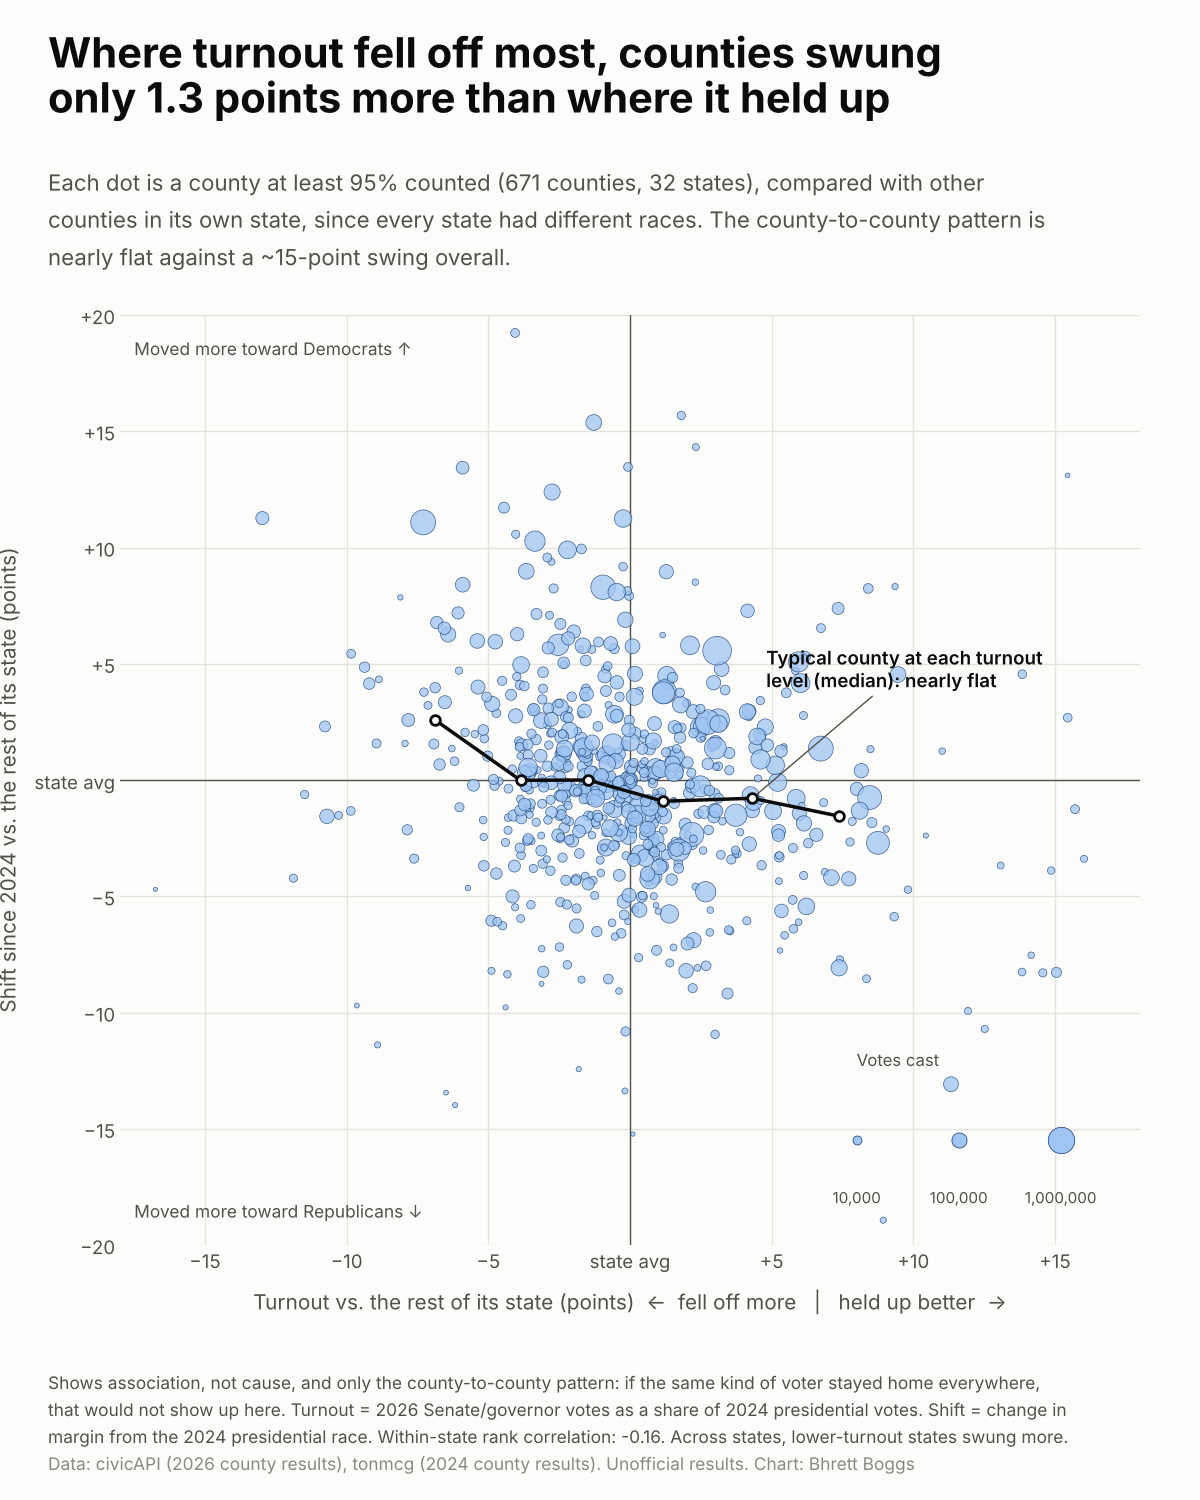

Generate this figure with Python:
"""Did turnout drive the 2026 shift? County turnout (vs 2024) against how far each county moved.

Reads  data/clean/county_map_2026.csv
Writes viz/turnout_vs_shift/turnout_vs_shift.png

x = 2026 Senate/governor votes as a share of the county's 2024 presidential votes ("turnout held up")
y = change in margin from 2024 president to 2026 Senate/governor (+ = toward Democrats)
Only counties at least 95% counted, so partial counts don't fake a turnout drop.
This shows association, not cause.
"""
import sys
from pathlib import Path

import matplotlib.pyplot as plt
import numpy as np
import pandas as pd
from scipy.stats import spearmanr

sys.path.insert(0, str(Path(__file__).resolve().parents[1]))
from style import ACCENT, CLEAN, FIGSIZE, GRID, INK, INK_2, MUTED, SURFACE, footer, setup, titles  # noqa: E402

HERE = Path(__file__).resolve().parent
MIN_REPORTING = 95


def main() -> None:
    setup()
    m = pd.read_csv(CLEAN / "county_map_2026.csv", dtype={"county_fips": str})
    m = m[m.d_vs_r_race & m.margin_2024.notna() & (m.total_votes_2024 > 0) & (m.pct_reporting >= MIN_REPORTING)].copy()
    m["held"] = m.total_votes / m.total_votes_2024 * 100
    m = m[m.held.between(20, 150)]
    m["shift"] = m.shift_vs_2024 * 100

    # Within-state comparison: rank counties against others in the same state (same races, same candidates).
    m["held_dm"] = m.held - m.groupby("state").held.transform("mean")
    m["shift_dm"] = m["shift"] - m.groupby("state")["shift"].transform("mean")
    lo = m[m.held_dm <= m.held_dm.quantile(0.2)]
    hi = m[m.held_dm >= m.held_dm.quantile(0.8)]
    gap = lo.shift_dm.mean() - hi.shift_dm.mean()
    rho = spearmanr(m.held_dm, m.shift_dm).statistic
    avg = np.average(m["shift"], weights=m.total_votes)

    fig = plt.figure(figsize=FIGSIZE, dpi=100)
    ax = fig.add_axes([0.10, 0.17, 0.85, 0.62])
    size = np.sqrt(m.total_votes) / np.sqrt(m.total_votes.max()) * 420 + 6
    ax.scatter(m.held_dm, m.shift_dm, s=size, color="#9ec5f4", ec=ACCENT, lw=0.5, alpha=0.75, zorder=3)

    # Binned medians: the typical county at each relative-turnout level.
    bins = np.arange(-15, 16, 3)
    m["bin"] = pd.cut(m.held_dm, bins)
    med = m.groupby("bin", observed=True).agg(x=("held_dm", "median"), y=("shift_dm", "median"), n=("shift_dm", "size"))
    med = med[med.n >= 15]
    ax.plot(med.x, med.y, color=INK, lw=2.5, marker="o", ms=7, mfc=SURFACE, mew=2, zorder=5)
    ax.annotate("Typical county at each turnout\nlevel (median): nearly flat", (med.x.iloc[-2], med.y.iloc[-2]),
                xytext=(10, 80), textcoords="offset points", fontsize=13.5, color=INK, weight="semibold",
                arrowprops=dict(arrowstyle="-", color=INK_2, lw=1))

    ax.axhline(0, color=INK_2, lw=1, zorder=1)
    ax.axvline(0, color=INK_2, lw=1, zorder=1)
    ax.set_xlim(-18, 18)
    ax.set_ylim(-20, 20)
    ax.xaxis.set_major_formatter(plt.FuncFormatter(lambda v, _: f"{v:+.0f}".replace("-", "−") if v else "state avg"))
    ax.yaxis.set_major_formatter(plt.FuncFormatter(lambda v, _: "state avg" if v == 0 else f"{v:+.0f}".replace("-", "−")))
    ax.grid(color=GRID, lw=1)
    ax.set_axisbelow(True)
    for sp in ax.spines.values():
        sp.set_visible(False)
    ax.tick_params(length=0, labelsize=13.5)
    ax.set_xlabel("Turnout vs. the rest of its state (points)  ←  fell off more   |   held up better  →", labelpad=12)
    ax.set_ylabel("Shift since 2024 vs. the rest of its state (points)", labelpad=10)
    ax.text(-17.5, 19, "Moved more toward Democrats ↑", fontsize=12.5, color=INK_2, va="top")
    ax.text(-17.5, -19, "Moved more toward Republicans ↓", fontsize=12.5, color=INK_2, va="bottom")

    # Size key.
    for i, v in enumerate((10_000, 100_000, 1_000_000)):
        xx = 8 + i * 3.6
        ax.scatter([xx], [-15.5], s=np.sqrt(v) / np.sqrt(m.total_votes.max()) * 420 + 6, color="#9ec5f4", ec=ACCENT,
                   lw=0.5)
        ax.text(xx, -18.2, f"{v:,}", ha="center", fontsize=11, color=INK_2)
    ax.text(8, -12.3, "Votes cast", fontsize=12, color=INK_2)

    titles(fig, "Where turnout fell off most, counties swung",
           f"only {gap:.1f} points more than where it held up",
           f"Each dot is a county at least {MIN_REPORTING}% counted ({len(m):,} counties, {m.state.nunique()} states), "
           "compared with other\ncounties in its own state, since every state had different races. The county-to-county "
           f"pattern is\nnearly flat against a ~{avg:.0f}-point swing overall.")
    footer(fig, [
        "Shows association, not cause, and only the county-to-county pattern: if the same kind of voter stayed home everywhere,",
        "that would not show up here. Turnout = 2026 Senate/governor votes as a share of 2024 presidential votes. Shift = change in",
        f"margin from the 2024 presidential race. Within-state rank correlation: {rho:.2f}. Across states, lower-turnout states swung more.",
    ], "civicAPI (2026 county results), tonmcg (2024 county results). Unofficial results")

    out = HERE / "turnout_vs_shift.png"
    fig.savefig(out, facecolor=SURFACE)
    print(f"wrote {out}  n={len(m)}, avg {avg:.1f}, gap {gap:.2f}, rho {rho:.3f}")


if __name__ == "__main__":
    main()
